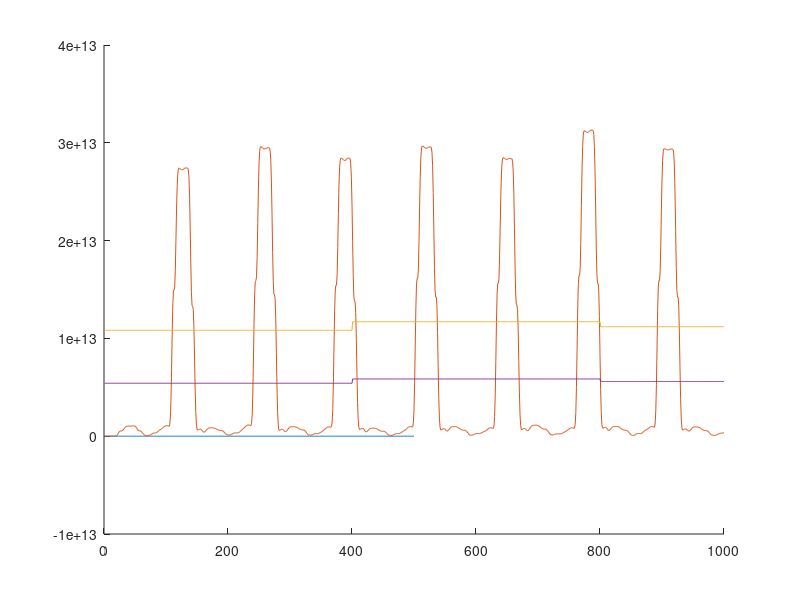

Recreate this plot in MATLAB.
clear all; 
close all;
clc;

%% Load a signal


signal = load('ecg_normal_1.mat');
data = signal.ecg;
Fs = signal.Fs; % Sampling frequency

%figure(4)
%plot(data(1:500));


%% Band-pass filter 

% Low-pass filter 

b1=[1 0 0 0 0 0 -2 0 0 0 0 0 1];
a1=[1 -2 1];

Y1 = filter(b1, a1, data); 
% fvtool(b1, a1); %enables to see the delay introduced by the first filter 


% High-pass filter 

b2=zeros(1, 33);
b2(1)=-1;
b2(17)=32;
b2(18)=-32;
b2(33)=1;
a2=[1 -1];

Y2=filter(b2,a2,Y1); % signal filtered 
% fvtool(b2, a2); %enables to see the delay introduced by the second filter



% plot(Y2(1:500));
figure(1)
hold on
plot(Y2(1:500)/max(abs(Y2(1:500)))); % normalized signal 


%% Differenciation 

b3=(Fs/8).*[1 2 0 -2 -1];
a3=[1]; % the delay of 2 samples is for now ignored 

Y3=filter(b3, a3, Y2);

%% Intensification of local etrema

Ssq = abs(Y3).*abs(Y3);

%% Moving Window Integration

N=30; % average QRS window length

b4=ones(1,N);
%a4=[1]
Smwi=1/N*conv(b4,Ssq);


plot(Smwi(1:1000));

%plot(Smwi(17:517)/max(abs(Smwi(17:517)))); % normalized signal


%% Threesholding


PEAK=max(Smwi(1));

for i=1:400:length(data)-400
    R = max(Smwi(i:i+400)); % Search the max during a period of 200 samples
    m = mean(Smwi(i:i+400)); %Search the mean to don't detect noise peak (as P wave for example)
    for k=i:i+400
     A(k) = 0.875*R+0.125*PEAK; 
     
     M(k) = 0.875*m+0.125*PEAK;
    end
end


TRESH1 = M+0.25*(A-M);
TRESH2 = 0.5*TRESH1;

plot(TRESH1(1:1000));
plot(TRESH2(1:1000));
%plot(TRESH1(1:500)/max(abs(TRESH1(1:500))), 'yellow'); % normalized tresh
%plot(TRESH2(1:500)/max(abs(TRESH2(1:500))), 'green'); % normalize tresh
hold off;


delay=38 % delay in samples 



%% Detection of maxima 

X=[0];
for i=1:length(TRESH1)
    if (0.85*TRESH1(i) < Smwi(i) && Smwi(i)< 1.15*TRESH1(i))
        X=[X,i];
        
    end
end





